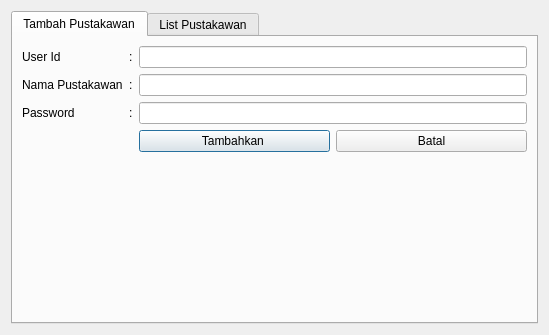
<?xml version="1.0" encoding="UTF-8"?>
<ui version="4.0">
 <class>Pustakawan</class>
 <widget class="QDialog" name="Pustakawan">
  <property name="geometry">
   <rect>
    <x>0</x>
    <y>0</y>
    <width>549</width>
    <height>335</height>
   </rect>
  </property>
  <property name="windowTitle">
   <string>User Pustakawan</string>
  </property>
  <layout class="QVBoxLayout" name="verticalLayout">
   <item>
    <widget class="QTabWidget" name="tabWidget">
     <property name="enabled">
      <bool>true</bool>
     </property>
     <property name="currentIndex">
      <number>0</number>
     </property>
     <widget class="QWidget" name="tab">
      <attribute name="title">
       <string>Tambah Pustakawan</string>
      </attribute>
      <layout class="QGridLayout" name="gridLayout">
       <item row="2" column="2">
        <widget class="QLineEdit" name="lPwd">
         <property name="echoMode">
          <enum>QLineEdit::Password</enum>
         </property>
        </widget>
       </item>
       <item row="1" column="2">
        <widget class="QLineEdit" name="lNama"/>
       </item>
       <item row="0" column="1">
        <widget class="QLabel" name="label_2">
         <property name="text">
          <string>:</string>
         </property>
        </widget>
       </item>
       <item row="2" column="0">
        <widget class="QLabel" name="label_5">
         <property name="text">
          <string>Password</string>
         </property>
        </widget>
       </item>
       <item row="1" column="0">
        <widget class="QLabel" name="label_3">
         <property name="text">
          <string>Nama Pustakawan</string>
         </property>
        </widget>
       </item>
       <item row="0" column="2">
        <widget class="QLineEdit" name="lUserId"/>
       </item>
       <item row="1" column="1">
        <widget class="QLabel" name="label_4">
         <property name="text">
          <string>:</string>
         </property>
        </widget>
       </item>
       <item row="0" column="0">
        <widget class="QLabel" name="label">
         <property name="text">
          <string>User Id</string>
         </property>
        </widget>
       </item>
       <item row="2" column="1">
        <widget class="QLabel" name="label_6">
         <property name="text">
          <string>:</string>
         </property>
        </widget>
       </item>
       <item row="4" column="2">
        <spacer name="verticalSpacer">
         <property name="orientation">
          <enum>Qt::Vertical</enum>
         </property>
         <property name="sizeHint" stdset="0">
          <size>
           <width>20</width>
           <height>40</height>
          </size>
         </property>
        </spacer>
       </item>
       <item row="3" column="2">
        <layout class="QHBoxLayout" name="horizontalLayout">
         <property name="topMargin">
          <number>0</number>
         </property>
         <item>
          <widget class="QPushButton" name="bTambah">
           <property name="text">
            <string>Tambahkan </string>
           </property>
          </widget>
         </item>
         <item>
          <widget class="QPushButton" name="bBatal">
           <property name="text">
            <string>Batal</string>
           </property>
          </widget>
         </item>
        </layout>
       </item>
      </layout>
     </widget>
     <widget class="QWidget" name="tab_2">
      <property name="enabled">
       <bool>false</bool>
      </property>
      <attribute name="title">
       <string>List Pustakawan</string>
      </attribute>
      <layout class="QVBoxLayout" name="verticalLayout_2">
       <item>
        <layout class="QGridLayout" name="gridLayout_2">
         <item row="0" column="0">
          <widget class="QLabel" name="label_11">
           <property name="text">
            <string>User Id</string>
           </property>
          </widget>
         </item>
         <item row="0" column="1">
          <widget class="QLabel" name="label_12">
           <property name="text">
            <string>:</string>
           </property>
          </widget>
         </item>
         <item row="0" column="2">
          <widget class="QLineEdit" name="lineEdit_4"/>
         </item>
         <item row="1" column="0">
          <widget class="QLabel" name="label_7">
           <property name="text">
            <string>Nama</string>
           </property>
          </widget>
         </item>
         <item row="1" column="1">
          <widget class="QLabel" name="label_8">
           <property name="text">
            <string>:</string>
           </property>
          </widget>
         </item>
         <item row="1" column="2">
          <widget class="QLineEdit" name="lineEdit_5"/>
         </item>
         <item row="2" column="0">
          <widget class="QLabel" name="label_9">
           <property name="text">
            <string>Password</string>
           </property>
          </widget>
         </item>
         <item row="2" column="1">
          <widget class="QLabel" name="label_10">
           <property name="text">
            <string>:</string>
           </property>
          </widget>
         </item>
         <item row="2" column="2">
          <widget class="QLineEdit" name="lineEdit_6"/>
         </item>
        </layout>
       </item>
       <item>
        <widget class="QTableView" name="tableView"/>
       </item>
      </layout>
     </widget>
    </widget>
   </item>
  </layout>
 </widget>
 <tabstops>
  <tabstop>lUserId</tabstop>
  <tabstop>lNama</tabstop>
  <tabstop>lPwd</tabstop>
  <tabstop>bTambah</tabstop>
  <tabstop>bBatal</tabstop>
  <tabstop>tabWidget</tabstop>
  <tabstop>lineEdit_4</tabstop>
  <tabstop>lineEdit_5</tabstop>
  <tabstop>lineEdit_6</tabstop>
  <tabstop>tableView</tabstop>
 </tabstops>
 <resources/>
 <connections/>
</ui>
